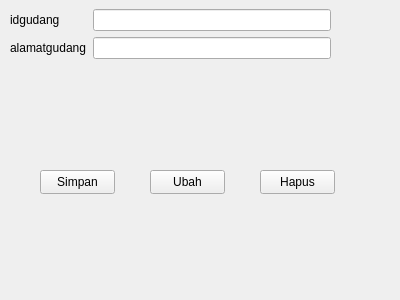
<?xml version="1.0" encoding="UTF-8"?>
<ui version="4.0">
 <class>Formgudang</class>
 <widget class="QWidget" name="Formgudang">
  <property name="geometry">
   <rect>
    <x>0</x>
    <y>0</y>
    <width>400</width>
    <height>300</height>
   </rect>
  </property>
  <property name="windowTitle">
   <string>Form</string>
  </property>
  <widget class="QWidget" name="formLayoutWidget">
   <property name="geometry">
    <rect>
     <x>10</x>
     <y>9</y>
     <width>321</width>
     <height>141</height>
    </rect>
   </property>
   <layout class="QFormLayout" name="formLayout">
    <item row="0" column="0">
     <widget class="QLabel" name="idgudangLabel">
      <property name="text">
       <string>idgudang</string>
      </property>
     </widget>
    </item>
    <item row="0" column="1">
     <widget class="QLineEdit" name="idgudangLineEdit"/>
    </item>
    <item row="1" column="0">
     <widget class="QLabel" name="alamatgudangLabel">
      <property name="text">
       <string>alamatgudang</string>
      </property>
     </widget>
    </item>
    <item row="1" column="1">
     <widget class="QLineEdit" name="alamatgudangLineEdit"/>
    </item>
   </layout>
  </widget>
  <widget class="QPushButton" name="pushButton">
   <property name="geometry">
    <rect>
     <x>40</x>
     <y>170</y>
     <width>75</width>
     <height>24</height>
    </rect>
   </property>
   <property name="text">
    <string>Simpan</string>
   </property>
  </widget>
  <widget class="QPushButton" name="pushButton_2">
   <property name="geometry">
    <rect>
     <x>150</x>
     <y>170</y>
     <width>75</width>
     <height>24</height>
    </rect>
   </property>
   <property name="text">
    <string>Ubah</string>
   </property>
  </widget>
  <widget class="QPushButton" name="pushButton_3">
   <property name="geometry">
    <rect>
     <x>260</x>
     <y>170</y>
     <width>75</width>
     <height>24</height>
    </rect>
   </property>
   <property name="text">
    <string>Hapus</string>
   </property>
  </widget>
 </widget>
 <resources/>
 <connections/>
</ui>
